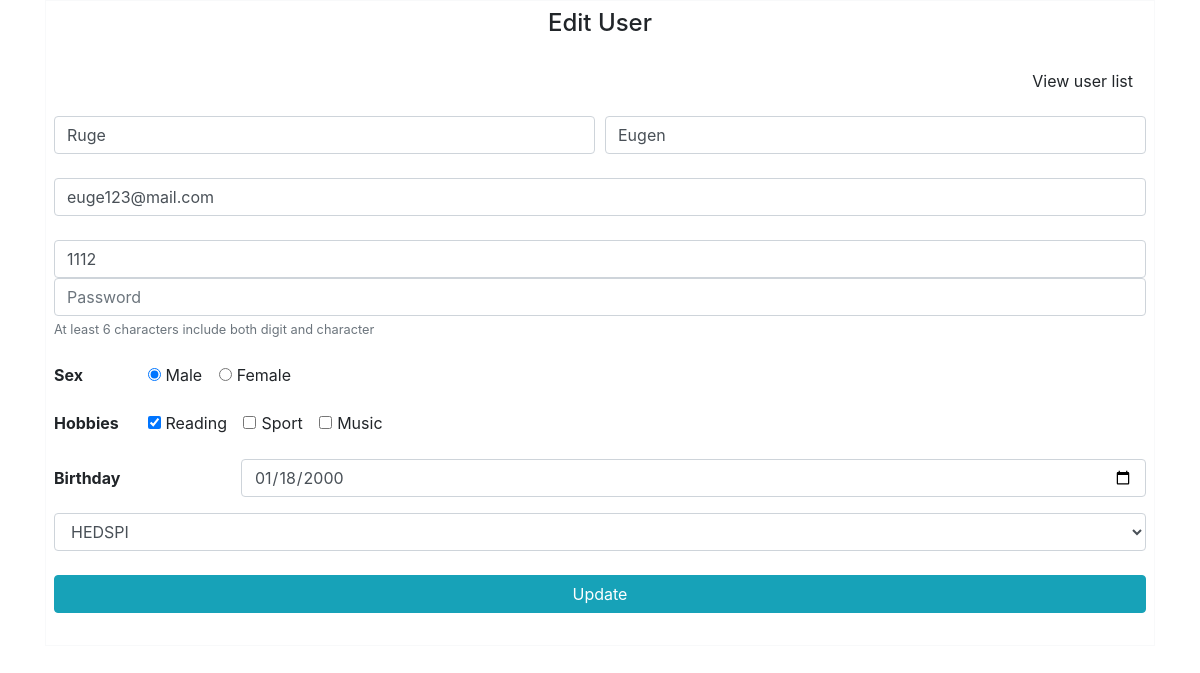
/edit.php?id=14, run on the app's committed database.
### tables this page shows
CREATE TABLE `user` (
  `id` int(11) NOT NULL,
  `firstname` text NOT NULL,
  `lastname` text NOT NULL,
  `email` text NOT NULL,
  `phonenumber` text NOT NULL,
  `password` text NOT NULL,
  `sex` text NOT NULL,
  `hobbies` text NOT NULL,
  `bday` date NOT NULL,
  `program` varchar(10) NOT NULL,
  `reg_date` timestamp NOT NULL DEFAULT current_timestamp()
);

### edit.php (the view, shortened to what this page needs)
<!DOCTYPE html>
<html>
<head>
    <link rel="stylesheet" href="https://maxcdn.bootstrapcdn.com/bootstrap/4.3.1/css/bootstrap.min.css">
</head>
<body>
    <?php
    if (isset($_GET['id'])) {
        $id = $_GET['id'];
        $db = mysqli_connect('localhost', 'root', '', 'test2');
        $query = "SELECT * FROM user WHERE id=$id";
        $q = mysqli_query($db, $query);
        $row = mysqli_fetch_assoc($q);
        $data = $row;
        $hobbies = explode(", ", $data['hobbies']);
    }
    ?>
    <div class="container">
        <form class="text-center border border-light p-2" method="post" action="./server/edit_server.php" style="text-align: left !important;">
            <p class="h4 mb-4 text-center">Edit User
            </p>
            <p class="text-right">
                <a href="./list.php">
                    <button type="button" class="btn">View user list</button>
                </a>
            </p>
            <div class="form-row mb-4">
                <div class="col">
                    <input type="text" id="firstname" name="firstname" class="form-control" placeholder="First name" value="<?php echo ($data['firstname']) ?>">
                </div>
                <div class="col">
                    <input type="text" id="lastname" name="lastname" class="form-control" placeholder="Last name" value="<?php echo ($data['lastname']) ?>">
                </div>
            </div>
            <input type="email" id="email" name="email" class="form-control mb-4" placeholder="E-mail" value="<?php echo ($data['email']) ?>">
            <input type="text" id="phonenumber" name="phonenumber" class="form-control" placeholder="Phone number" aria-describedby="defaultRegisterFormPhoneHelpBlock" value="<?php echo ($data['phonenumber']) ?>">
            <input type="password" id="password" name="password" class="form-control" placeholder="Password" aria-describedby="defaultRegisterFormPasswordHelpBlock">
            <small id="defaultRegisterFormPasswordHelpBlock" class="form-text text-muted mb-4">
                At least 6 characters include both digit and character
            </small>
            <div class="form-group row">
                <label class="col-sm-1"><b>Sex</b></label>
                <div class="col-sm-11">
                    <div class="form-check form-check-inline">
                        <input class="form-check-input" type="radio" name="sex" id="male" value="male" <?php if ($data['sex'] == 'male') echo 'checked="checked"'; ?>">
                        <label class="form-check-label" for="male">Male</label>
                    </div>
                    <div class="form-check form-check-inline">
                        <input class="form-check-input" type="radio" name="sex" id="female" value="female" <?php if ($data['sex'] == 'female') echo 'checked="checked"'; ?>>
                        <label class="form-check-label" for="female">Female</label>
                    </div>
                </div>
            </div>
            <div class="form-group row">
                <label class="col-sm-1"><b>Hobbies</b></label>
                <div class="col-sm-11">
                    <div class="form-check form-check-inline">
                        <input class="form-check-input" type="checkbox" value="reading" id="reading" name="hobbies[]" <?php if (in_array("reading", $hobbies)) echo 'checked="checked"'; ?>>
                        <label class="form-check-label" for="reading">
                            Reading
                        </label>
                    </div>
                    <div class="form-check form-check-inline">
                        <input class="form-check-input" type="checkbox" value="sport" id="sport" name="hobbies[]" <?php if (in_array("sport", $hobbies)) echo 'checked="checked"'; ?>>
                        <label class="form-check-label" for="sport">
                            Sport
                        </label>
                    </div>
                    <div class="form-check form-check-inline">
                        <input class="form-check-input" type="checkbox" value="music" id="music" name="hobbies[]" <?php if (in_array("music", $hobbies)) echo 'checked="checked"'; ?>>
                        <label class="form-check-label" for="music">
                            Music
                        </label>
                    </div>
                </div>
            </div>
            <div class="form-group row">
                <label for="bday" class="col-2 col-form-label"><b>Birthday</b></label>
                <div class="col-10">
                    <input class="form-control" name="bday" type="date" id="bday" value="<?php echo ($data['bday']) ?>">
                </div>
            </div>
            <div class="form-group">
                <select id="program" name="program" class="form-control">
                    <option value="hedspi" <?php if ($data['program'] == "hedspi") echo "selected" ?>>HEDSPI</option>
                </select>
            </div>
            <button class="btn btn-info my-4 btn-block" type="submit" name="update_user">Update</button>
        </form>
    </div>
</body>
</html>

### data on the page
user: firstname "Ruge", lastname "Eugen", email "euge123@mail.com", phonenumber "1112", sex "☑ Male", sex "☐ Female", hobbies "☑", bday "01/18/2000", program "HEDSPI"
